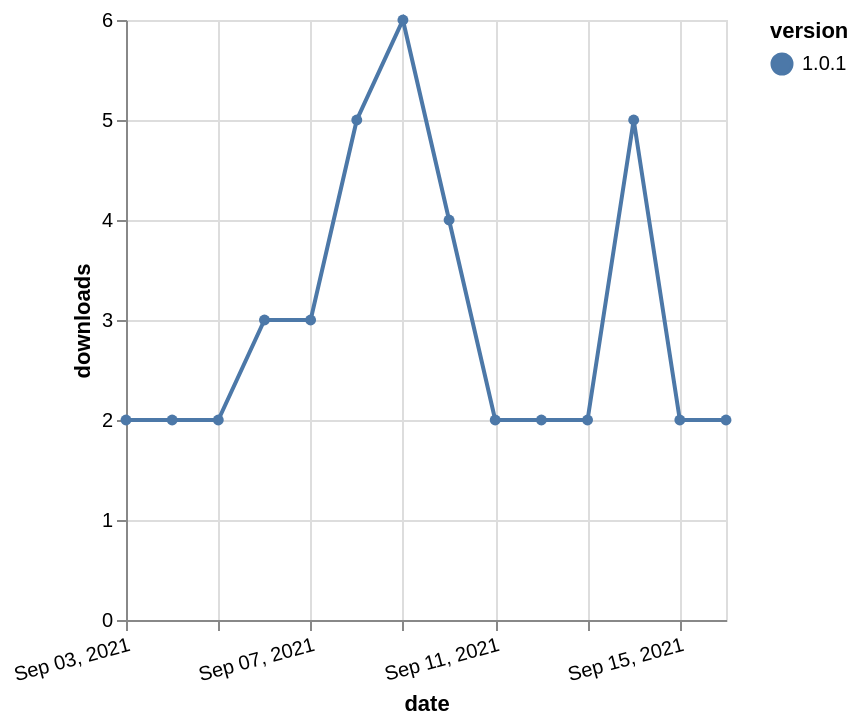

Express this chart as Vega-Lite.
### Vega-Lite specification from a JSON file in a GitHub repository (floating-point values rounded to 4 significant figures)
{"$schema": "https://vega.github.io/schema/vega-lite/v5.json", "description": "A simple bar chart with embedded data.", "data": {"values": [{"date": "2021-09-03", "total": 4330, "delta": 2, "version": "1.0.1"}, {"date": "2021-09-04", "total": 4332, "delta": 2, "version": "1.0.1"}, {"date": "2021-09-05", "total": 4334, "delta": 2, "version": "1.0.1"}, {"date": "2021-09-06", "total": 4337, "delta": 3, "version": "1.0.1"}, {"date": "2021-09-07", "total": 4340, "delta": 3, "version": "1.0.1"}, {"date": "2021-09-08", "total": 4345, "delta": 5, "version": "1.0.1"}, {"date": "2021-09-09", "total": 4351, "delta": 6, "version": "1.0.1"}, {"date": "2021-09-10", "total": 4355, "delta": 4, "version": "1.0.1"}, {"date": "2021-09-11", "total": 4357, "delta": 2, "version": "1.0.1"}, {"date": "2021-09-12", "total": 4359, "delta": 2, "version": "1.0.1"}, {"date": "2021-09-13", "total": 4361, "delta": 2, "version": "1.0.1"}, {"date": "2021-09-14", "total": 4366, "delta": 5, "version": "1.0.1"}, {"date": "2021-09-15", "total": 4368, "delta": 2, "version": "1.0.1"}, {"date": "2021-09-16", "total": 4370, "delta": 2, "version": "1.0.1"}]}, "width": "container", "mark": {"type": "line", "point": {"filled": true}}, "encoding": {"x": {"field": "date", "type": "temporal", "timeUnit": "yearmonthdate", "title": "date", "axis": {"labelAngle": -15}}, "y": {"field": "delta", "type": "quantitative", "title": "downloads"}, "color": {"field": "version", "type": "nominal"}, "tooltip": {"field": "delta"}}}
